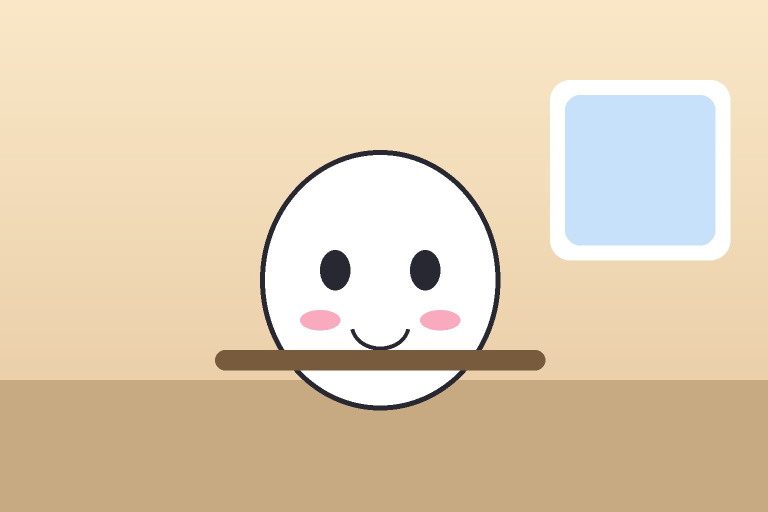
#> input picture nsm/templates/samples/panel-a.jpg, 1536 x 1024 px (shown at 1/2 size)
$ python -i brand_images.py   (imports and definitions only)
#> lines starting #> are read from the running program, lines starting #| are printed output that depends on the picture; after the words box and inside, x2 and y2 are one past the last pixel; in counts of white or black regions, pixels touching at a corner belong together
#> further down, picture is the input picture: PIL image 1536x1024 RGB; mean R, G, B 225.7, 207.4, 179.9
"""브랜드 이미지(배치 C17, ADR 0046): 로고와 페르소나 캐릭터 그림 올리기.

- 캐릭터는 일러스트형 카드의 표지·마지막 장에 들어간다. 배경이 있는 그림(흰 종이 같은 바탕)은
  테두리에서 이어진 바탕색만 지워 투명하게 만든다. 윤곽선 안의 흰 부분(배, 얼굴)은 남는다.
- 로고는 세 스타일 모두 이름 옆에 작게 들어간다. 배경은 지우지 않는다(로고 바탕은 브랜드의 일부).
- 저장은 `<NSM_HOME>/brand/` 아래 우리가 정한 이름으로만 한다(사용자 파일 이름을 경로에 쓰지 않음).
"""

from __future__ import annotations

import io
import logging
import secrets
from pathlib import Path

MAX_BYTES = 10 * 1024 * 1024
MAX_SIDE = 900  # 카드에서 캐릭터는 300~400px라 이보다 크게 둘 필요가 없다
MAX_PIXELS = 40_000_000  # 이보다 큰 그림은 받지 않는다(압축 폭탄·처리 시간)
BG_TOLERANCE = 38  # 바탕색과 이만큼(0~255 채널 차이) 가까우면 바탕
EDGE_SOFT = 110  # 바탕 가장자리에서 이 차이까지는 반투명으로(윤곽선 둘레 흰 테두리 줄이기)


class BrandImageError(ValueError):
    """올린 이미지를 쓸 수 없음. 화면에 그대로 보여 준다."""


# [17 lines left out: function _open, not called in this run]


def has_transparency(img) -> bool:
    if img.mode in ("RGBA", "LA") or (img.mode == "P" and "transparency" in img.info):
        alpha = img.convert("RGBA").getchannel("A")
        return alpha.getextrema()[0] < 250
    return False


def remove_background(img):
    """테두리에서 이어진 바탕색 영역을 투명하게. 이미 투명한 그림은 그대로."""
    from PIL import Image, ImageChops, ImageDraw, ImageFilter, ImageOps

    rgba = img.convert("RGBA")
    if has_transparency(img):
        return rgba
    rgb = rgba.convert("RGB")
    w, h = rgb.size
#> w = 1536; h = 1024
    border = (
        [rgb.getpixel((x, 0)) for x in range(0, w, 4)]
        + [rgb.getpixel((x, h - 1)) for x in range(0, w, 4)]
        + [rgb.getpixel((0, y)) for y in range(0, h, 4)]
        + [rgb.getpixel((w - 1, y)) for y in range(0, h, 4)]
    )
#> border = 1280 items, first 6: (250, 231, 199), (250, 231, 199), (250, 231, 199), (250, 231, 199), (250, 231, 199), (250, 231, 199)
    bg = tuple(sorted(c[i] for c in border)[len(border) // 2] for i in range(3))
#> bg = (240, 216, 180)
    # 바탕색과의 차이(채널 중 가장 큰 차이)
    diff = ImageChops.difference(rgb, Image.new("RGB", rgb.size, bg))
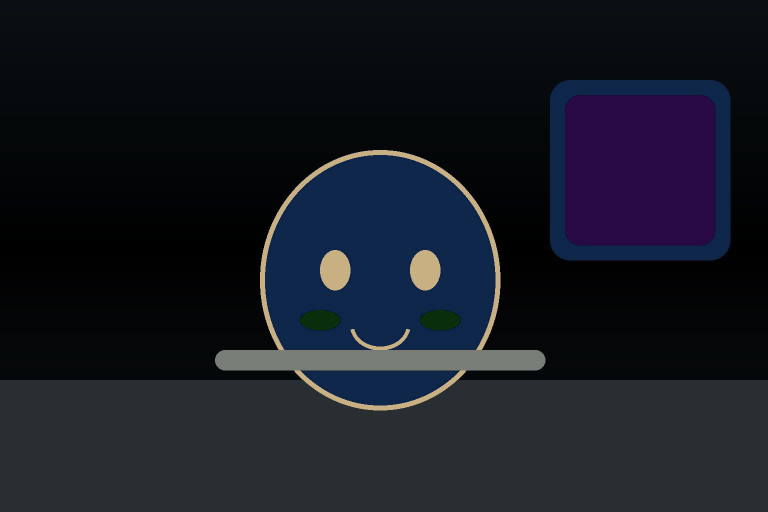
#> diff: PIL image 1536x1024 RGB (shown at 1/2 size); mean R, G, B 21.9, 25.6, 34.7
    r, g, b = diff.split()
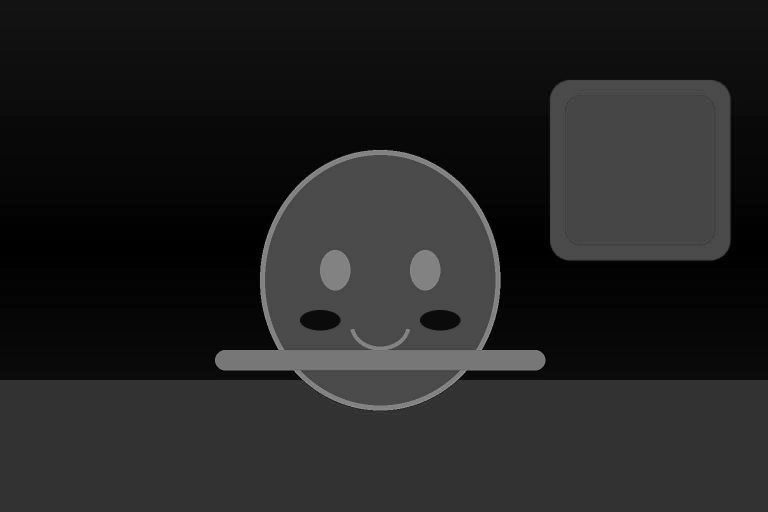
#> b: PIL image 1536x1024 L (shown at 1/2 size); min 0, max 176, mean 34.7
    dist = ImageChops.lighter(ImageChops.lighter(r, g), b)
    near = dist.point(lambda v: 255 if v <= BG_TOLERANCE else 0)
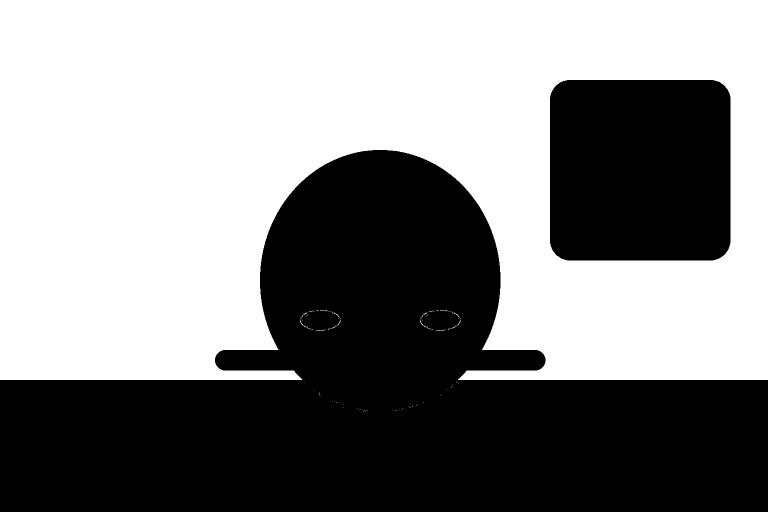
#> near: PIL image 1536x1024 L (shown at 1/2 size); 53.6% white; 2 black regions, box (x1, y1, x2, y2) and area: (0, 300, 1536, 1024) 600200, (1100, 160, 1461, 521) 128921
    # 테두리에서 이어진 "가까운" 영역만 바탕(윤곽선 안의 흰 배·얼굴은 남긴다)
    filled = near.copy()
    for x in range(0, w, 8):
        for y in (0, h - 1):
            if filled.getpixel((x, y)) == 255:
                ImageDraw.floodfill(filled, (x, y), 128)
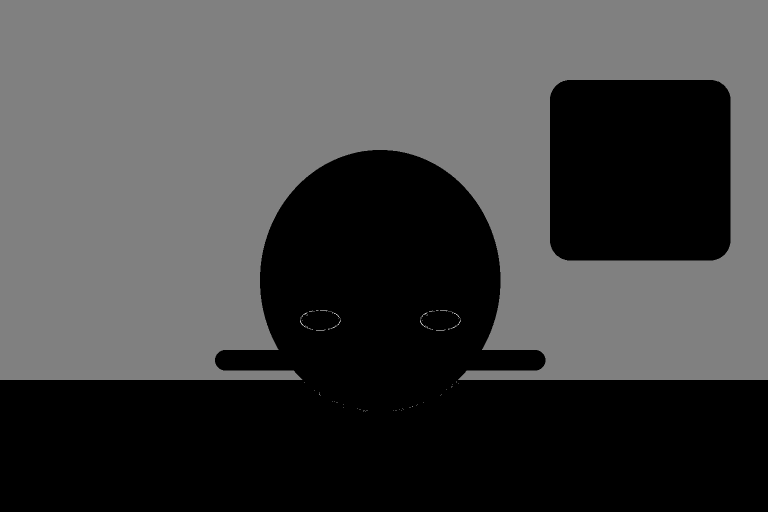
#> filled: PIL image 1536x1024 L (shown at 1/2 size); min 0, max 255, mean 68.7
    for y in range(0, h, 8):
        for x in (0, w - 1):
            if filled.getpixel((x, y)) == 255:
                ImageDraw.floodfill(filled, (x, y), 128)
    background = filled.point(lambda v: 255 if v == 128 else 0)
#> background: PIL image 1536x1024 L; 53.6% white; 2 black regions, box (x1, y1, x2, y2) and area: (0, 300, 1536, 1024) 600604, (1100, 160, 1461, 521) 128921
    # 바탕 바로 옆(몇 px)은 바탕색과 가까운 만큼 반투명: 흰 테두리(헤일로)를 줄인다
    around = background.filter(ImageFilter.MaxFilter(5))
#> around: PIL image 1536x1024 L; 54.2% white; 2 black regions, box (x1, y1, x2, y2) and area: (0, 302, 1536, 1024) 593995, (1102, 162, 1459, 519) 126049
    soft = dist.point(
        lambda v: (
            0
            if v <= BG_TOLERANCE
            else min(255, (v - BG_TOLERANCE) * 255 // (EDGE_SOFT - BG_TOLERANCE))
        )
    )
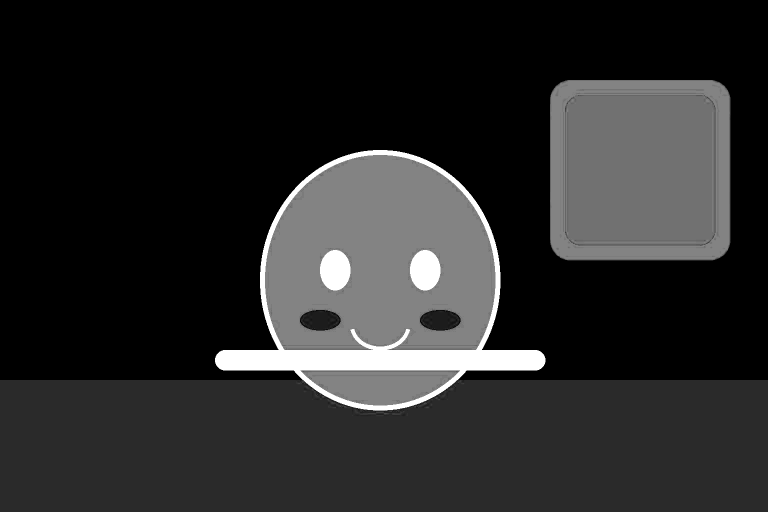
#> soft: PIL image 1536x1024 L (shown at 1/2 size); min 0, max 255, mean 40.9
    alpha = ImageOps.invert(background)
    edge_alpha = ImageChops.darker(alpha, soft)
    alpha = Image.composite(edge_alpha, alpha, around)
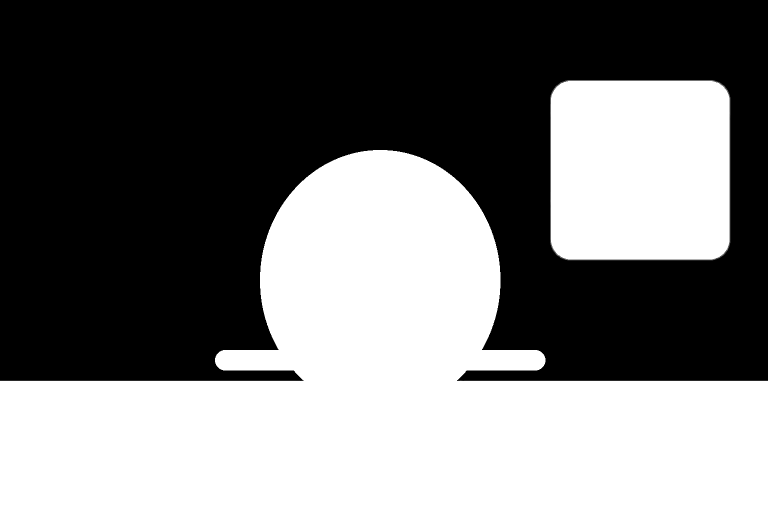
#> alpha: PIL image 1536x1024 L (shown at 1/2 size); min 0, max 255, mean 117.6
    rgba.putalpha(alpha)
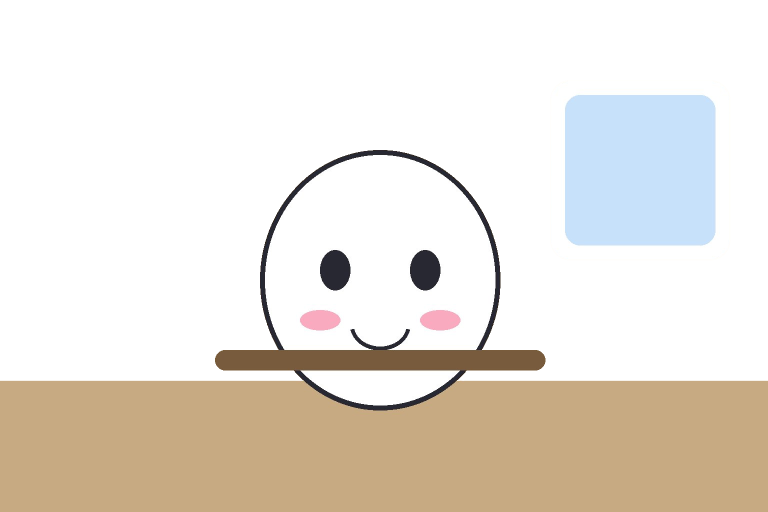
#> rgba: PIL image 1536x1024 RGBA (shown at 1/2 size); mean R, G, B, A 225.7, 207.4, 179.9, 117.6; transparent parts drawn white
    return rgba


# [41 lines left out: functions prepare_character, prepare_logo, save_png, drop_old, not called in this run]

>>> from PIL import Image
>>> picture = Image.open('../templates/samples/panel-a.jpg')
>>> result = remove_background(picture)
